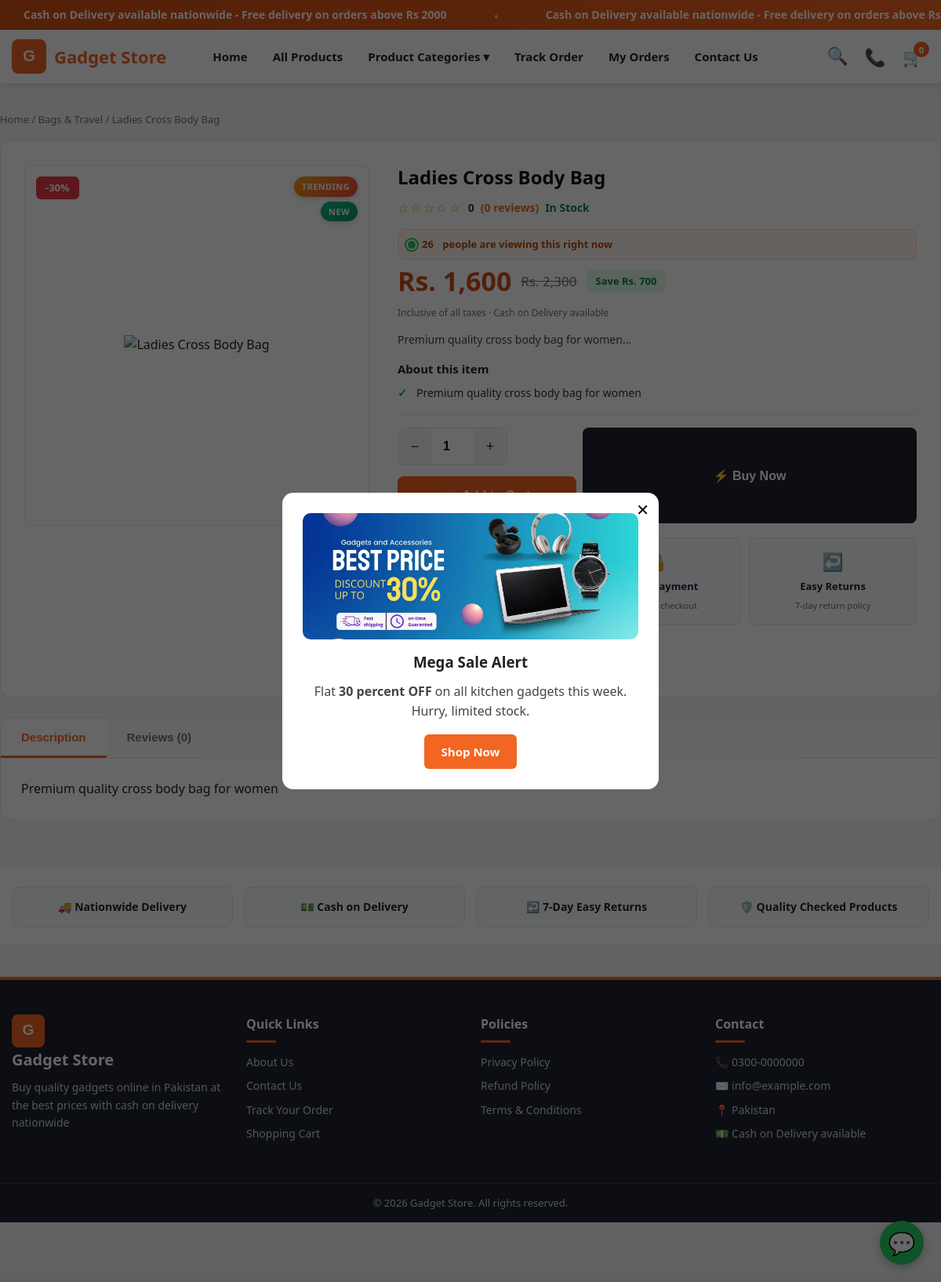
/product.php?slug=ladies-cross-body-bag, run on the app's committed database.
### tables this page shows
CREATE TABLE IF NOT EXISTS products (
  id INT AUTO_INCREMENT PRIMARY KEY,
  category_id INT DEFAULT 0,
  name VARCHAR(200) NOT NULL,
  slug VARCHAR(220) NOT NULL UNIQUE,
  sku VARCHAR(50) DEFAULT '',
  description TEXT,
  price DECIMAL(12,0) NOT NULL DEFAULT 0,
  sale_price DECIMAL(12,0) NOT NULL DEFAULT 0,
  purchase_price DECIMAL(12,0) NOT NULL DEFAULT 0,
  stock INT NOT NULL DEFAULT 0,
  low_stock_alert INT NOT NULL DEFAULT 5,
  featured TINYINT(1) NOT NULL DEFAULT 0,
  is_new TINYINT(1) NOT NULL DEFAULT 0,
  on_sale TINYINT(1) NOT NULL DEFAULT 0,
  flash_sale TINYINT(1) NOT NULL DEFAULT 0,
  flash_ends_at DATETIME DEFAULT NULL,
  status ENUM('active','inactive') NOT NULL DEFAULT 'active',
  meta_title VARCHAR(200) DEFAULT '',
  meta_description VARCHAR(300) DEFAULT '',
  meta_keywords VARCHAR(300) DEFAULT '',
  views INT NOT NULL DEFAULT 0,
  created_at TIMESTAMP DEFAULT CURRENT_TIMESTAMP,
  INDEX (category_id),
  INDEX (status)
);

CREATE TABLE IF NOT EXISTS categories (
  id INT AUTO_INCREMENT PRIMARY KEY,
  name VARCHAR(150) NOT NULL,
  slug VARCHAR(160) NOT NULL UNIQUE,
  image VARCHAR(255) DEFAULT '',
  description TEXT,
  sort_order INT DEFAULT 0,
  status ENUM('active','inactive') NOT NULL DEFAULT 'active',
  meta_title VARCHAR(200) DEFAULT '',
  meta_description VARCHAR(300) DEFAULT '',
  meta_keywords VARCHAR(300) DEFAULT '',
  created_at TIMESTAMP DEFAULT CURRENT_TIMESTAMP
);

CREATE TABLE IF NOT EXISTS popups (
  id INT AUTO_INCREMENT PRIMARY KEY,
  title VARCHAR(200) DEFAULT '',
  image VARCHAR(255) DEFAULT '',
  content TEXT,
  button_text VARCHAR(100) DEFAULT '',
  button_link VARCHAR(255) DEFAULT '',
  status ENUM('active','inactive') NOT NULL DEFAULT 'active'
);

### includes/functions.php (called while the page is built, shortened)
<?php
require_once __DIR__ . '/../config/database.php';
function e($s) {
    return htmlspecialchars((string)$s, ENT_QUOTES, 'UTF-8');
}
function base_url($path = '') {
    $proto = (!empty($_SERVER['HTTPS']) && $_SERVER['HTTPS'] !== 'off') ? 'https' : 'http';
    $host  = $_SERVER['HTTP_HOST'] ?? 'localhost';
    $script = str_replace('\\', '/', $_SERVER['SCRIPT_NAME'] ?? '/index.php');
    $dir = rtrim(dirname($script), '/');
    $base = $proto . '://' . $host . ($dir === '' || $dir === '/' ? '' : $dir);
    return rtrim($base, '/') . '/' . ltrim($path, '/');
}
function setting($key, $default = '') {
    static $cache = null;
    if ($cache === null) {
        $cache = [];
        try {
            foreach (db()->query("SELECT skey, svalue FROM settings") as $r) {
                $cache[$r['skey']] = $r['svalue'];
            }
        } catch (Exception $ex) {  }
    }
    return array_key_exists($key, $cache) ? $cache[$key] : $default;
}
function site_name() {
    return setting('site_name', 'Gadget Store');
}
function format_price($n) {
    return 'Rs. ' . number_format((float)$n, 0);
}
function img_url($path) {
    if (strpos($path, 'assets/') === 0) return base_url($path);
    return base_url('uploads/' . ltrim($path, '/'));
}
function sale_price($p) {
    return ((float)$p['sale_price'] > 0) ? (float)$p['sale_price'] : (float)$p['price'];
}
function discount_percent($p) {
    if ((float)$p['sale_price'] > 0 && (float)$p['price'] > 0) {
        return (int)round((1 - (float)$p['sale_price'] / (float)$p['price']) * 100);
    }
    return 0;
}
function product_images($pid) {
    $st = db()->prepare("SELECT image FROM product_images WHERE product_id = ? ORDER BY sort_order, id");
    $st->execute([(int)$pid]);
    return array_column($st->fetchAll(), 'image');
}
function boost_on($key) {
    return setting($key, '1') === '1';
}
function boost_int($key, $default = 0) {
    return (int)setting($key, (string)$default);
}
function boost_badge_sets() {
    $sets = ['best' => [], 'trend' => []];
    try {
        $db = db();
        $rows = $db->query(
            "SELECT oi.product_id, SUM(oi.qty) AS q FROM order_items oi
             JOIN orders o ON o.id = oi.order_id
             WHERE o.status NOT IN ('cancelled','returned') AND oi.product_id > 0
             GROUP BY oi.product_id ORDER BY q DESC LIMIT 8"
        )->fetchAll();
        $rows = $db->query("SELECT id FROM products WHERE status = 'active' ORDER BY views DESC LIMIT 8")->fetchAll();
        foreach ($rows as $r) $sets['trend'][(int)$r['id']] = true;
    } catch (Exception $ex) {  }
    return $sets;
}
function boost_badges($p) {
    $out = [];
    $sets = boost_badge_sets();
    $pid = (int)($p['id'] ?? 0);
    if (isset($sets['best'][$pid])) {
        $out[] = ['bdg-best', 'Bestseller'];
    } elseif (isset($sets['trend'][$pid])) {
        $out[] = ['bdg-trend', 'Trending'];
    }
    $isNew = !empty($p['is_new']);
    if (!$isNew && !empty($p['created_at'])) {
        $days = boost_int('boost_badges_new_days', 14);
        $ts = strtotime($p['created_at']);
        if ($ts && (time() - $ts) < $days * 86400) $isNew = true;
    }
    if ($isNew) $out[] = ['bdg-new', 'New'];
    return $out;
}
function boost_viewers($pid) {
    $min = boost_int('boost_viewers_min', 12);
    $max = boost_int('boost_viewers_max', 48);
    $seed = abs(crc32($pid . '|' . date('Y-m-d-H')));
    return $min + ($seed % ($max - $min + 1));
}
function boost_sold_percent($p) {
    $stock = (int)($p['stock'] ?? 0);
    try {
        $st = db()->prepare("SELECT COALESCE(SUM(ABS(change_qty)),0) FROM stock_log WHERE product_id = ? AND type = 'out'");
        $st->execute([(int)$p['id']]);
        $sold = (int)$st->fetchColumn();
    } catch (Exception $ex) { return null; }
    $total = $sold + $stock;
    if ($total <= 0 || $sold <= 0) return null;
    return (int)round($sold / $total * 100);
}

### config/database.php (called while the page is built, shortened)
<?php
function db(): PDO {
    static $pdo = null;
    if ($pdo === null) {
        $dsn = 'mysql:host=' . DB_HOST . ';dbname=' . DB_NAME . ';charset=utf8mb4';
        $pdo = new PDO($dsn, DB_USER, DB_PASS, [
            PDO::ATTR_ERRMODE => PDO::ERRMODE_EXCEPTION,
            PDO::ATTR_DEFAULT_FETCH_MODE => PDO::FETCH_ASSOC,
        ]);
    }
    return $pdo;
}

### product.php (the view, shortened to what this page needs)
<?php
require_once __DIR__ . '/includes/functions.php';
$slug = trim($_GET['slug'] ?? '');
$st = db()->prepare("SELECT p.*, c.name AS cat_name, c.slug AS cat_slug FROM products p LEFT JOIN categories c ON c.id = p.category_id WHERE p.slug = ? AND p.status = 'active'");
$st->execute([$slug]);
$p = $st->fetch();
    ?>
    <?php
$imgs  = product_images($p['id']);
$disc  = discount_percent($p);
$stock = (int)$p['stock'];
$rst = db()->prepare("SELECT * FROM reviews WHERE product_id = ? AND status = 'approved' ORDER BY id DESC");
$rst->execute([$p['id']]);
$reviews = $rst->fetchAll();
$avg = 0;
include __DIR__ . '/includes/header.php';
$shortDesc = trim(mb_substr(strip_tags($p['description'] ?? ''), 0, 200));
$featLines = array_values(array_filter(array_map('trim', preg_split('/\r\n|\r|\n/', (string)($p['description'] ?? '')))));
$feats = array_slice($featLines, 0, 5);
$saveAmt = max(0, (float)$p['price'] - (float)sale_price($p));
$freeAbove = (float)setting('free_shipping_above', 0);
?>
<div class="container section">
  <nav class="breadcrumb">
    <a href="<?= base_url() ?>">Home</a> /
    <?php if (!empty($p['cat_name'])): ?><a href="<?= base_url('category.php?slug=' . urlencode($p['cat_slug'])) ?>"><?= e($p['cat_name']) ?></a> /<?php endif; ?>
    <span><?= e(mb_substr($p['name'], 0, 60)) ?></span>
  </nav>
  <div class="shop-pd">
    <div class="shop-gal">
      <div class="g-main">
        <?php if ($disc > 0): ?><span class="g-badge">-<?= (int)$disc ?>%</span><?php endif; ?>
        <div class="g-smartbadges">
          <?php foreach (boost_badges($p) as $bdg): ?><span class="smart-badge <?= $bdg[0] ?>"><?= e($bdg[1]) ?></span><?php endforeach; ?>
        </div>
        <img id="pdMainImg" src="<?= e($imgs ? img_url($imgs[0]) : product_thumb($p)) ?>" alt="<?= e($p['name']) ?>">
      </div>
    </div>
    <div class="shop-info">
      <h1><?= e($p['name']) ?></h1>
      <div class="shop-rating">
        <span class="stars"><?= str_repeat('&#9733;', (int)round($avg)) ?><?= str_repeat('&#9734;', 5 - (int)round($avg)) ?></span>
        <b><?= e($avg) ?></b>
        <a href="#shop-tabs">(<?= count($reviews) ?> reviews)</a>
        <?php if ($stock > 0): ?><span class="stk-ok">In Stock</span><?php else: ?><span class="stk-no">Out of Stock</span><?php endif; ?>
      </div>
      <?php if (boost_on('boost_viewers') && $stock > 0): ?>
      <div class="boost-viewers"><span class="pulse-dot"></span><b><?= boost_viewers((int)$p['id']) ?></b>&nbsp;people are viewing this right now</div>
      <?php endif; ?>
      <div class="shop-price">
        <span class="now"><?= format_price(sale_price($p)) ?></span>
        <?php if ($disc > 0): ?>
        <span class="old"><?= format_price($p['price']) ?></span>
        <span class="save">Save <?= format_price($saveAmt) ?></span>
        <?php endif; ?>
      </div>
      <p class="shop-incl">Inclusive of all taxes &middot; Cash on Delivery available</p>
      <?php if ($shortDesc !== ''): ?><p class="shop-short"><?= e($shortDesc) ?>&hellip;</p><?php endif; ?>
      <?php if ($feats): ?>
      <div class="shop-feats">
        <h4>About this item</h4>
        <ul>
          <?php foreach ($feats as $fl): ?><li><?= e(mb_substr($fl, 0, 140)) ?></li><?php endforeach; ?>
        </ul>
      </div>
      <?php endif; ?>
      <hr class="pz-hr">
      <?php if ($stock <= 0): ?>
        <button class="shop-add" disabled>Out of Stock</button>
      <?php else: ?>
        <form class="add-cart-form shop-buybox" method="post" action="<?= base_url('ajax/cart.php') ?>" data-checkout="<?= base_url('checkout.php') ?>">
          <div class="qty-row">
            <div class="qty-step"><button type="button" class="qty-minus">&minus;</button><input type="number" name="qty" value="1" min="1" max="<?= (int)$stock ?>"><button type="button" class="qty-plus">+</button></div>
            <button class="shop-add btn-add" type="submit">&#128722; Add to Cart</button>
          </div>
          <button class="shop-buy" type="submit" name="buy_now" value="1">&#9889; Buy Now</button>
        </form>
      <?php endif; ?>
      <div class="shop-perks">
        <div><span>&#128666;</span><b>Free Shipping</b><small><?= $freeAbove > 0 ? 'On orders over ' . format_price($freeAbove) : 'Nationwide delivery' ?></small></div>
        <div><span>&#128274;</span><b>Secure Payment</b><small>100% safe checkout</small></div>
        <div><span>&#8617;&#65039;</span><b>Easy Returns</b><small>7-day return policy</small></div>
      </div>
      <div class="pz-meta">
        <?php if (!empty($p['sku'])): ?><div><b>SKU:</b> <?= e($p['sku']) ?></div><?php endif; ?>
        <?php if (!empty($p['cat_name'])): ?><div><b>Category:</b> <a href="<?= base_url('category.php?slug=' . urlencode($p['cat_slug'])) ?>"><?= e($p['cat_name']) ?></a></div><?php endif; ?>
      </div>
    </div>
  </div>
  <div class="shop-tabs" id="shop-tabs">
    <div class="tab-btns">
      <button type="button" class="tab-btn active" data-tab="tab-desc">Description</button>
      <button type="button" class="tab-btn" data-tab="tab-rev">Reviews (<?= count($reviews) ?>)</button>
    </div>
    <div class="tab-panel active" id="tab-desc">
      <div class="pd-desc"><?= nl2br(e($p['description'])) ?></div>
    </div>
  </div>
</div>
<?php include __DIR__ . '/includes/footer.php'; ?>

### includes/footer.php (shortened to what this page needs)
</main>
<div class="trust-strip">
  <div class="container trust-grid">
    <div>🚚 Nationwide Delivery</div>
    <div>💵 Cash on Delivery</div>
    <div>↩️ 7-Day Easy Returns</div>
    <div>🛡️ Quality Checked Products</div>
  </div>
</div>
<footer class="site-footer">
  <div class="container footer-grid">
    <div class="f-col">
      <a class="f-logo" href="<?= base_url() ?>" aria-label="<?= e(site_name()) ?>">
        <img src="<?= base_url('assets/images/logo.svg') ?>" alt="<?= e(site_name()) ?>" width="42" height="42">
        <span><?= e(site_name()) ?></span>
      </a>
      <p><?= e(setting('meta_description', 'Quality gadgets at the best prices in Pakistan. Cash on Delivery nationwide.')) ?></p>
    </div>
    <div class="f-col">
      <h4>Quick Links</h4>
      <a href="<?= base_url('page.php?slug=about-us') ?>">About Us</a>
      <a href="<?= base_url('page.php?slug=contact-us') ?>">Contact Us</a>
      <a href="<?= base_url('track-order.php') ?>">Track Your Order</a>
      <a href="<?= base_url('cart.php') ?>">Shopping Cart</a>
    </div>
    <div class="f-col">
      <h4>Policies</h4>
      <a href="<?= base_url('page.php?slug=privacy-policy') ?>">Privacy Policy</a>
      <a href="<?= base_url('page.php?slug=refund-policy') ?>">Refund Policy</a>
      <a href="<?= base_url('page.php?slug=terms-conditions') ?>">Terms &amp; Conditions</a>
    </div>
    <div class="f-col">
      <h4>Contact</h4>
      <?php if (setting('contact_phone')): ?><p>📞 <?= e(setting('contact_phone')) ?></p><?php endif; ?>
      <?php if (setting('contact_email')): ?><p>✉️ <?= e(setting('contact_email')) ?></p><?php endif; ?>
      <?php if (setting('contact_address')): ?><p>📍 <?= e(setting('contact_address')) ?></p><?php endif; ?>
      <p>💵 Cash on Delivery available</p>
    </div>
  </div>
  <div class="footer-bottom">
    <div class="container">© <?= date('Y') ?> <?= e(site_name()) ?>. All rights reserved.</div>
  </div>
</footer>
<?php
$waDigits = preg_replace('/\D/', '', setting('whatsapp_number'));
if ($waDigits !== '' && $waDigits[0] === '0') $waDigits = '92' . substr($waDigits, 1);
?>
<?php if ($waDigits): ?>
<a class="wa-float" href="https://wa.me/<?= e($waDigits) ?>?text=<?= urlencode('Hello! I want to place an order.') ?>" target="_blank" aria-label="Chat on WhatsApp">💬</a>
<?php endif; ?>
<?php
try {
    $pop = db()->query("SELECT * FROM popups WHERE status = 'active' ORDER BY id DESC LIMIT 1")->fetch();
} catch (Exception $ex) { $pop = null; }
?>
<?php if ($pop): ?>
<div class="popup-overlay" id="salePopup" style="display:none">
  <div class="popup-box">
    <button class="popup-close" id="popupClose">✕</button>
    <?php if ($pop['image']): ?><img src="<?= e(img_url($pop['image'])) ?>" alt="<?= e($pop['title']) ?>"><?php endif; ?>
    <h3><?= e($pop['title']) ?></h3>
    <div class="popup-content"><?= $pop['content']  ?></div>
    <?php if ($pop['button_text']): ?><a class="btn" href="<?= e($pop['button_link'] ?: base_url()) ?>"><?= e($pop['button_text']) ?></a><?php endif; ?>
  </div>
</div>
<?php endif; ?>
</body>
</html>

### assets/css/patch.css (style rules this page uses)
.smart-badge { display:inline-block;font-size:11px;font-weight:800;letter-spacing:.4px;text-transform:uppercase;padding:4px 10px;border-radius:20px;color:#fff;box-shadow:0 2px 6px rgba(0,0,0,.18) }
.bdg-trend { background:linear-gradient(135deg,#f59e0b,#ef4444) }
.bdg-new { background:linear-gradient(135deg,#10b981,#059669) }
.g-main { position:relative }
.g-smartbadges { position:absolute;top:14px;right:14px;z-index:2;display:flex;flex-direction:column;gap:6px;align-items:flex-end }
.boost-viewers { display:flex;align-items:center;gap:8px;background:#fff7f2;border:1px solid #ffd9c2;color:#b34700;font-size:13px;font-weight:600;border-radius:8px;padding:8px 12px;margin:10px 0 0 }
.pulse-dot { width:10px;height:10px;border-radius:50%;background:#22c55e;position:relative;flex:0 0 10px }
.pulse-dot::after { content:'';position:absolute;inset:-4px;border-radius:50%;border:2px solid #22c55e;animation:pping 1.6s ease-out infinite }
body.has-stickybar { padding-bottom:76px }
html,body { overflow-x:clip }

### data on the page
products: category.name "Bags & Travel", name "Ladies Cross Body Bag", disc "30", id "26", sale_price "Rs. 1,600", price "Rs. 2,300", format_price($saveAmt) "Rs. 700", description "Premium quality cross body bag for women"
popups: image (picture), title "Mega Sale Alert", content "Flat 30 percent OFF on all kitchen gadgets this week. Hurry, limited stock.", button_text "Shop Now"

### other printed values
site_name() "Gadget Store"
$cartN "0"
$bdg[1] "TRENDING"
$bdg[1] "NEW"
str_repeat('&#9734;', 5 - (int)round($avg)) "☆☆☆☆☆"
$avg "0"
count($reviews) "0"
setting('contact_phone') "0300-0000000"
setting('contact_email') "info@example.com"
setting('contact_address') "Pakistan"
